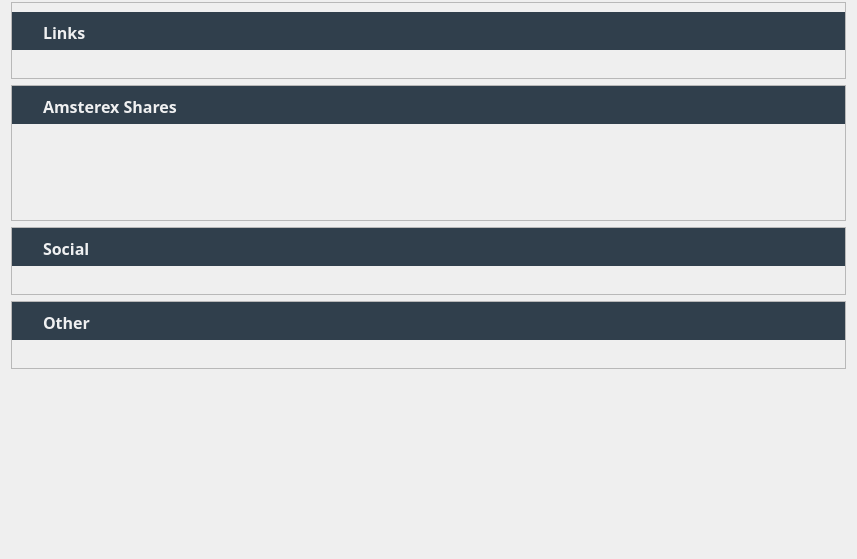
<?xml version="1.0" encoding="UTF-8"?>
<ui version="4.0">
 <class>ReSources</class>
 <widget class="QWidget" name="ReSources">
  <property name="geometry">
   <rect>
    <x>0</x>
    <y>0</y>
    <width>857</width>
    <height>559</height>
   </rect>
  </property>
  <property name="windowTitle">
   <string>Form</string>
  </property>
  <layout class="QVBoxLayout" name="verticalLayout_5" stretch="0,1,0,0,0">
   <property name="topMargin">
    <number>2</number>
   </property>
   <item>
    <widget class="QFrame" name="frameTop">
     <property name="frameShape">
      <enum>QFrame::StyledPanel</enum>
     </property>
     <property name="frameShadow">
      <enum>QFrame::Raised</enum>
     </property>
     <layout class="QVBoxLayout" name="verticalLayout_4">
      <property name="spacing">
       <number>5</number>
      </property>
      <property name="leftMargin">
       <number>0</number>
      </property>
      <property name="rightMargin">
       <number>0</number>
      </property>
      <property name="bottomMargin">
       <number>0</number>
      </property>
      <item>
       <widget class="QWidget" name="widget" native="true">
        <property name="maximumSize">
         <size>
          <width>16777215</width>
          <height>38</height>
         </size>
        </property>
        <property name="styleSheet">
         <string notr="true">background-color: #303F4C;</string>
        </property>
        <layout class="QHBoxLayout" name="horizontalLayout_4">
         <item>
          <widget class="QLabel" name="label_2">
           <property name="maximumSize">
            <size>
             <width>16</width>
             <height>16777215</height>
            </size>
           </property>
           <property name="text">
            <string>&lt;html&gt;&lt;head/&gt;&lt;body&gt;&lt;p&gt;&lt;img src=&quot;:/icons/links&quot;/&gt;&lt;/p&gt;&lt;/body&gt;&lt;/html&gt;</string>
           </property>
          </widget>
         </item>
         <item>
          <widget class="QLabel" name="label_5">
           <property name="font">
            <font>
             <family>Sans</family>
             <pointsize>11</pointsize>
             <weight>75</weight>
             <bold>true</bold>
            </font>
           </property>
           <property name="text">
            <string>&lt;html&gt;&lt;head/&gt;&lt;body&gt;&lt;p&gt;&lt;span style=&quot; font-size:12pt; color:#eff0f1;&quot;&gt;Links&lt;/span&gt;&lt;/p&gt;&lt;/body&gt;&lt;/html&gt;</string>
           </property>
          </widget>
         </item>
        </layout>
       </widget>
      </item>
      <item>
       <widget class="QWidget" name="widget2" native="true">
        <property name="styleSheet">
         <string notr="true"/>
        </property>
        <layout class="QHBoxLayout" name="horizontalLayout">
         <property name="leftMargin">
          <number>0</number>
         </property>
         <property name="topMargin">
          <number>5</number>
         </property>
         <property name="rightMargin">
          <number>0</number>
         </property>
         <property name="bottomMargin">
          <number>4</number>
         </property>
         <item>
          <widget class="QLabel" name="label">
           <property name="text">
            <string>&lt;html&gt;&lt;head/&gt;&lt;body&gt;&lt;p&gt;&lt;a href=&quot;https://www.amsterex.com&quot;&gt;&lt;img src=&quot;:/icons/web&quot;/&gt;&lt;/a&gt;&lt;/p&gt;&lt;/body&gt;&lt;/html&gt;</string>
           </property>
           <property name="alignment">
            <set>Qt::AlignCenter</set>
           </property>
           <property name="margin">
            <number>5</number>
           </property>
           <property name="openExternalLinks">
            <bool>true</bool>
           </property>
          </widget>
         </item>
         <item>
          <widget class="QLabel" name="label2">
           <property name="text">
            <string>&lt;html&gt;&lt;head/&gt;&lt;body&gt;&lt;p&gt;&lt;a href=&quot;https://chain.amsterex.com&quot;&gt;&lt;img src=&quot;:/icons/explorer&quot;/&gt;&lt;/a&gt;&lt;/p&gt;&lt;/body&gt;&lt;/html&gt;</string>
           </property>
           <property name="alignment">
            <set>Qt::AlignCenter</set>
           </property>
           <property name="margin">
            <number>5</number>
           </property>
           <property name="openExternalLinks">
            <bool>true</bool>
           </property>
          </widget>
         </item>
         <item>
          <widget class="QLabel" name="label3">
           <property name="text">
            <string>&lt;html&gt;&lt;head/&gt;&lt;body&gt;&lt;p&gt;&lt;a href=&quot;https://support.amsterex.com/&quot;&gt;&lt;img src=&quot;:/icons/support&quot;/&gt;&lt;/a&gt;&lt;/p&gt;&lt;/body&gt;&lt;/html&gt;</string>
           </property>
           <property name="alignment">
            <set>Qt::AlignCenter</set>
           </property>
           <property name="margin">
            <number>5</number>
           </property>
           <property name="openExternalLinks">
            <bool>true</bool>
           </property>
          </widget>
         </item>
        </layout>
       </widget>
      </item>
     </layout>
    </widget>
   </item>
   <item>
    <widget class="QFrame" name="frameTop2">
     <property name="maximumSize">
      <size>
       <width>16777215</width>
       <height>136</height>
      </size>
     </property>
     <property name="frameShape">
      <enum>QFrame::StyledPanel</enum>
     </property>
     <property name="frameShadow">
      <enum>QFrame::Raised</enum>
     </property>
     <layout class="QVBoxLayout" name="verticalLayout_4_1">
      <property name="spacing">
       <number>5</number>
      </property>
      <property name="leftMargin">
       <number>0</number>
      </property>
      <property name="topMargin">
       <number>0</number>
      </property>
      <property name="rightMargin">
       <number>0</number>
      </property>
      <property name="bottomMargin">
       <number>0</number>
      </property>
      <item>
       <widget class="QWidget" name="widget3" native="true">
        <property name="maximumSize">
         <size>
          <width>16777215</width>
          <height>38</height>
         </size>
        </property>
        <property name="styleSheet">
         <string notr="true">background-color: #303F4C;</string>
        </property>
        <layout class="QHBoxLayout" name="horizontalLayout_4_1">
         <item>
          <widget class="QLabel" name="label_4">
           <property name="maximumSize">
            <size>
             <width>16</width>
             <height>16777215</height>
            </size>
           </property>
           <property name="text">
            <string>&lt;html&gt;&lt;head/&gt;&lt;body&gt;&lt;p&gt;&lt;img src=&quot;:/icons/ame&quot;/&gt;&lt;/p&gt;&lt;/body&gt;&lt;/html&gt;</string>
           </property>
          </widget>
         </item>
         <item>
          <widget class="QLabel" name="label_5_2">
           <property name="font">
            <font>
             <family>Sans</family>
             <pointsize>11</pointsize>
             <weight>75</weight>
             <bold>true</bold>
            </font>
           </property>
           <property name="text">
            <string>&lt;html&gt;&lt;head/&gt;&lt;body&gt;&lt;p&gt;&lt;span style=&quot; font-size:12pt; color:#eff0f1;&quot;&gt;Amsterex Shares&lt;/span&gt;&lt;/p&gt;&lt;/body&gt;&lt;/html&gt;</string>
           </property>
          </widget>
         </item>
        </layout>
       </widget>
      </item>
      <item>
       <widget class="QWidget" name="widget4" native="true">
        <property name="styleSheet">
         <string notr="true"/>
        </property>
        <layout class="QHBoxLayout" name="horizontalLayout2">
         <property name="leftMargin">
          <number>0</number>
         </property>
         <property name="topMargin">
          <number>5</number>
         </property>
         <property name="rightMargin">
          <number>0</number>
         </property>
         <property name="bottomMargin">
          <number>4</number>
         </property>
         <item>
          <widget class="QLabel" name="label4">
           <property name="text">
            <string>&lt;html&gt;&lt;head/&gt;&lt;body&gt;&lt;p&gt;&lt;a href=&quot;https://amsterex.com/shares/requirements&quot;&gt;&lt;img src=&quot;:/icons/requirements&quot;/&gt;&lt;/a&gt;&lt;/p&gt;&lt;/body&gt;&lt;/html&gt;</string>
           </property>
           <property name="alignment">
            <set>Qt::AlignCenter</set>
           </property>
           <property name="margin">
            <number>5</number>
           </property>
           <property name="openExternalLinks">
            <bool>true</bool>
           </property>
          </widget>
         </item>
         <item>
          <widget class="QLabel" name="label5">
           <property name="text">
            <string>&lt;html&gt;&lt;head/&gt;&lt;body&gt;&lt;p&gt;&lt;a href=&quot;https://chain.amsterex.com/claim&quot;&gt;&lt;img src=&quot;:/icons/claim&quot;/&gt;&lt;/a&gt;&lt;/p&gt;&lt;/body&gt;&lt;/html&gt;</string>
           </property>
           <property name="alignment">
            <set>Qt::AlignCenter</set>
           </property>
           <property name="margin">
            <number>5</number>
           </property>
           <property name="openExternalLinks">
            <bool>true</bool>
           </property>
          </widget>
         </item>
         <item>
          <widget class="QLabel" name="label6">
           <property name="text">
            <string>&lt;html&gt;&lt;head/&gt;&lt;body&gt;&lt;p&gt;&lt;a href=&quot;https://amsterex.com/exchange?market=ame&quot;&gt;&lt;img src=&quot;:/icons/exchange&quot;/&gt;&lt;/a&gt;&lt;/p&gt;&lt;/body&gt;&lt;/html&gt;</string>
           </property>
           <property name="alignment">
            <set>Qt::AlignCenter</set>
           </property>
           <property name="margin">
            <number>5</number>
           </property>
           <property name="openExternalLinks">
            <bool>true</bool>
           </property>
          </widget>
         </item>
        </layout>
       </widget>
      </item>
     </layout>
    </widget>
   </item>
   <item>
    <widget class="QFrame" name="frameTop3">
     <property name="maximumSize">
      <size>
       <width>16777215</width>
       <height>136</height>
      </size>
     </property>
     <property name="frameShape">
      <enum>QFrame::StyledPanel</enum>
     </property>
     <property name="frameShadow">
      <enum>QFrame::Raised</enum>
     </property>
     <layout class="QVBoxLayout" name="verticalLayout_4_2">
      <property name="spacing">
       <number>5</number>
      </property>
      <property name="leftMargin">
       <number>0</number>
      </property>
      <property name="topMargin">
       <number>0</number>
      </property>
      <property name="rightMargin">
       <number>0</number>
      </property>
      <property name="bottomMargin">
       <number>0</number>
      </property>
      <item>
       <widget class="QWidget" name="widget5" native="true">
        <property name="maximumSize">
         <size>
          <width>16777215</width>
          <height>38</height>
         </size>
        </property>
        <property name="styleSheet">
         <string notr="true">background-color: #303F4C;</string>
        </property>
        <layout class="QHBoxLayout" name="horizontalLayout_4_2">
         <item>
          <widget class="QLabel" name="label_3">
           <property name="maximumSize">
            <size>
             <width>16</width>
             <height>16777215</height>
            </size>
           </property>
           <property name="text">
            <string>&lt;html&gt;&lt;head/&gt;&lt;body&gt;&lt;p&gt;&lt;img src=&quot;:/icons/social&quot;/&gt;&lt;/p&gt;&lt;/body&gt;&lt;/html&gt;</string>
           </property>
          </widget>
         </item>
         <item>
          <widget class="QLabel" name="label_5_3">
           <property name="font">
            <font>
             <family>Sans</family>
             <pointsize>11</pointsize>
             <weight>75</weight>
             <bold>true</bold>
            </font>
           </property>
           <property name="text">
            <string>&lt;html&gt;&lt;head/&gt;&lt;body&gt;&lt;p&gt;&lt;span style=&quot; font-size:12pt; color:#eff0f1;&quot;&gt; Social&lt;/span&gt;&lt;/p&gt;&lt;/body&gt;&lt;/html&gt;</string>
           </property>
          </widget>
         </item>
        </layout>
       </widget>
      </item>
      <item>
       <widget class="QWidget" name="widget6" native="true">
        <property name="styleSheet">
         <string notr="true"/>
        </property>
        <layout class="QHBoxLayout" name="horizontalLayout3">
         <property name="leftMargin">
          <number>0</number>
         </property>
         <property name="topMargin">
          <number>5</number>
         </property>
         <property name="rightMargin">
          <number>0</number>
         </property>
         <property name="bottomMargin">
          <number>4</number>
         </property>
         <item>
          <widget class="QLabel" name="label7">
           <property name="text">
            <string>&lt;html&gt;&lt;head/&gt;&lt;body&gt;&lt;p&gt;&lt;a href=&quot;https://twitter.com/amsterex&quot;&gt;&lt;img src=&quot;:/icons/twitter&quot;/&gt;&lt;/a&gt;&lt;/p&gt;&lt;/body&gt;&lt;/html&gt;</string>
           </property>
           <property name="alignment">
            <set>Qt::AlignCenter</set>
           </property>
           <property name="margin">
            <number>5</number>
           </property>
           <property name="openExternalLinks">
            <bool>true</bool>
           </property>
          </widget>
         </item>
         <item>
          <widget class="QLabel" name="label8">
           <property name="text">
            <string>&lt;html&gt;&lt;head/&gt;&lt;body&gt;&lt;p&gt;&lt;a href=&quot;https://www.amsterex.com/discord&quot;&gt;&lt;img src=&quot;:/icons/discord&quot;/&gt;&lt;/a&gt;&lt;/p&gt;&lt;/body&gt;&lt;/html&gt;</string>
           </property>
           <property name="alignment">
            <set>Qt::AlignCenter</set>
           </property>
           <property name="margin">
            <number>5</number>
           </property>
           <property name="openExternalLinks">
            <bool>true</bool>
           </property>
          </widget>
         </item>
         <item>
          <widget class="QLabel" name="label9">
           <property name="text">
            <string>&lt;html&gt;&lt;head/&gt;&lt;body&gt;&lt;p&gt;&lt;a href=&quot;https://www.amsterex.com/bitcointalk&quot;&gt;&lt;img src=&quot;:/icons/bitcointalk&quot;/&gt;&lt;/a&gt;&lt;/p&gt;&lt;/body&gt;&lt;/html&gt;</string>
           </property>
           <property name="alignment">
            <set>Qt::AlignCenter</set>
           </property>
           <property name="margin">
            <number>5</number>
           </property>
           <property name="openExternalLinks">
            <bool>true</bool>
           </property>
          </widget>
         </item>
        </layout>
       </widget>
      </item>
     </layout>
    </widget>
   </item>
   <item>
    <widget class="QFrame" name="frameTop4">
     <property name="maximumSize">
      <size>
       <width>16777215</width>
       <height>136</height>
      </size>
     </property>
     <property name="frameShape">
      <enum>QFrame::StyledPanel</enum>
     </property>
     <property name="frameShadow">
      <enum>QFrame::Raised</enum>
     </property>
     <layout class="QVBoxLayout" name="verticalLayout_4_3">
      <property name="spacing">
       <number>5</number>
      </property>
      <property name="leftMargin">
       <number>0</number>
      </property>
      <property name="topMargin">
       <number>0</number>
      </property>
      <property name="rightMargin">
       <number>0</number>
      </property>
      <property name="bottomMargin">
       <number>0</number>
      </property>
      <item>
       <widget class="QWidget" name="widget7" native="true">
        <property name="maximumSize">
         <size>
          <width>16777215</width>
          <height>38</height>
         </size>
        </property>
        <property name="styleSheet">
         <string notr="true">background-color: #303F4C;</string>
        </property>
        <layout class="QHBoxLayout" name="horizontalLayout_4_3">
         <item>
          <widget class="QLabel" name="label_4_2">
           <property name="maximumSize">
            <size>
             <width>16</width>
             <height>16777215</height>
            </size>
           </property>
           <property name="text">
            <string>&lt;html&gt;&lt;head/&gt;&lt;body&gt;&lt;p&gt;&lt;img src=&quot;:/icons/misc&quot;/&gt;&lt;/p&gt;&lt;/body&gt;&lt;/html&gt;</string>
           </property>
          </widget>
         </item>
         <item>
          <widget class="QLabel" name="label_5_4">
           <property name="font">
            <font>
             <family>Sans</family>
             <pointsize>11</pointsize>
             <weight>75</weight>
             <bold>true</bold>
            </font>
           </property>
           <property name="text">
            <string>&lt;html&gt;&lt;head/&gt;&lt;body&gt;&lt;p&gt;&lt;span style=&quot; font-size:12pt; color:#eff0f1;&quot;&gt; Other&lt;/span&gt;&lt;/p&gt;&lt;/body&gt;&lt;/html&gt;</string>
           </property>
          </widget>
         </item>
        </layout>
       </widget>
      </item>
      <item>
       <widget class="QWidget" name="widget8" native="true">
        <property name="styleSheet">
         <string notr="true"/>
        </property>
        <layout class="QHBoxLayout" name="horizontalLayout4">
         <property name="leftMargin">
          <number>0</number>
         </property>
         <property name="topMargin">
          <number>5</number>
         </property>
         <property name="rightMargin">
          <number>0</number>
         </property>
         <property name="bottomMargin">
          <number>4</number>
         </property>
         <item>
          <widget class="QLabel" name="label10">
           <property name="text">
            <string>&lt;html&gt;&lt;head/&gt;&lt;body&gt;&lt;p&gt;&lt;a href=&quot;https://amsterex.com/blog&quot;&gt;&lt;img src=&quot;:/icons/blog&quot;/&gt;&lt;/a&gt;&lt;/p&gt;&lt;/body&gt;&lt;/html&gt;</string>
           </property>
           <property name="alignment">
            <set>Qt::AlignCenter</set>
           </property>
           <property name="margin">
            <number>5</number>
           </property>
           <property name="openExternalLinks">
            <bool>true</bool>
           </property>
          </widget>
         </item>
         <item>
          <widget class="QLabel" name="label11">
           <property name="text">
            <string>&lt;html&gt;&lt;head/&gt;&lt;body&gt;&lt;p&gt;&lt;img src=&quot;:/icons/resourcespacer&quot;/&gt;&lt;/p&gt;&lt;/body&gt;&lt;/html&gt;</string>
           </property>
           <property name="alignment">
            <set>Qt::AlignCenter</set>
           </property>
           <property name="margin">
            <number>5</number>
           </property>
           <property name="openExternalLinks">
            <bool>true</bool>
           </property>
          </widget>
         </item>
         <item>
          <widget class="QLabel" name="label12">
           <property name="text">
            <string>&lt;html&gt;&lt;head/&gt;&lt;body&gt;&lt;p&gt;&lt;img src=&quot;:/icons/resourcespacer&quot;/&gt;&lt;/p&gt;&lt;/body&gt;&lt;/html&gt;</string>
           </property>
           <property name="alignment">
            <set>Qt::AlignCenter</set>
           </property>
           <property name="margin">
            <number>5</number>
           </property>
           <property name="openExternalLinks">
            <bool>true</bool>
           </property>
          </widget>
         </item>
        </layout>
       </widget>
      </item>
     </layout>
    </widget>
   </item>
   <item>
    <spacer name="verticalSpacer">
     <property name="orientation">
      <enum>Qt::Vertical</enum>
     </property>
     <property name="sizeHint" stdset="0">
      <size>
       <width>20</width>
       <height>40</height>
      </size>
     </property>
    </spacer>
   </item>
  </layout>
 </widget>
 <resources/>
 <connections/>
</ui>
